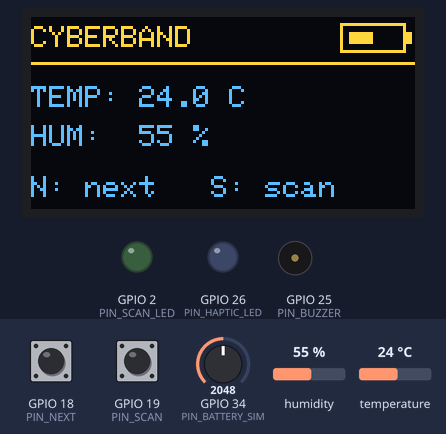
Bench run of a sketch on a simulated ESP32. Parts: 128×64 one-colour display, output pins drawn as LEDs (lit = HIGH), buzzer (waves = sounding). The inputs (shaded band) are chosen by the test bench; at power-on: GPIO 19 (PIN_SCAN) HIGH, GPIO 18 (PIN_NEXT) HIGH, GPIO 34 (PIN_BATTERY_SIM) = 2048, humidity 55 %, temperature 24 °C. The OLED is the two-colour kind (top 16 rows yellow); a WiFi scan finds three made-up networks; what the sketch prints to the serial monitor is not drawn.

Above: at 1.7 s.
1.8 s: GPIO 19 (PIN_SCAN) pulled LOW for 0.15 s
At 2.5 s:
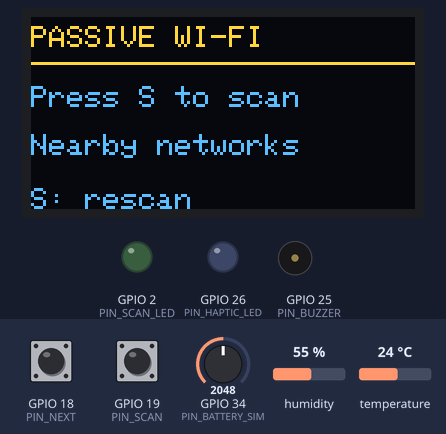
5.5 s: GPIO 18 (PIN_NEXT) pulled LOW for 0.15 s
At 5.9 s:
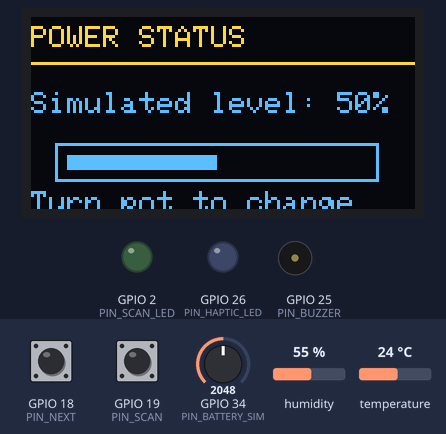
7.1 s: GPIO 34 (PIN_BATTERY_SIM) set to 2125
At 8.4 s:
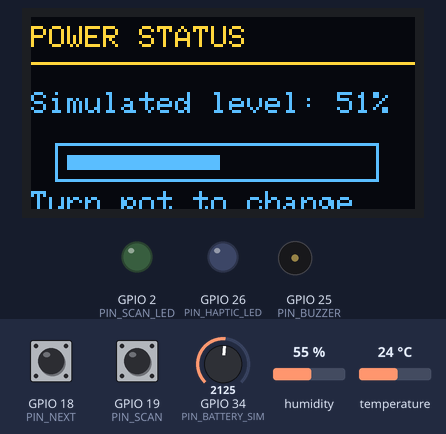
8.7 s: GPIO 34 (PIN_BATTERY_SIM) set to 45
At 9.7 s:
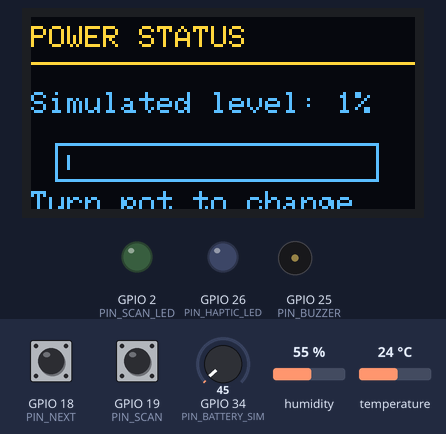
10.2 s: GPIO 34 (PIN_BATTERY_SIM) set to 38
At 10.9 s:
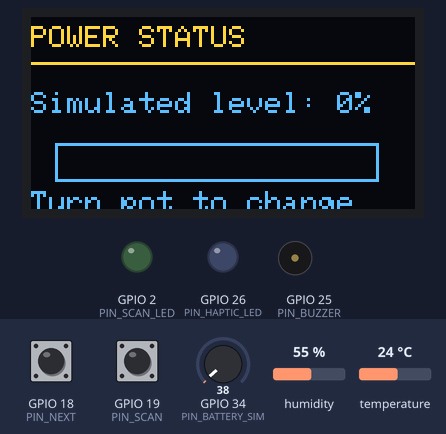
11.7 s: GPIO 18 (PIN_NEXT) pulled LOW for 1 s
At 13.0 s:
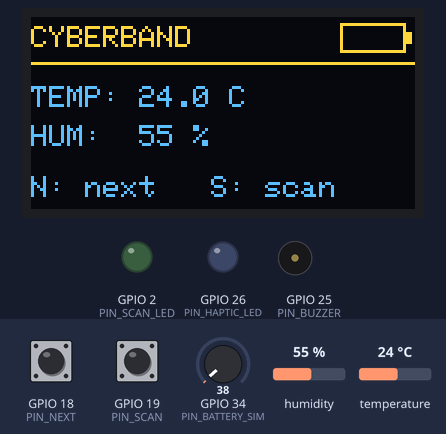
Timing chart, 0 to 14.7 s (numbered marks = the images above; inputs shaded):
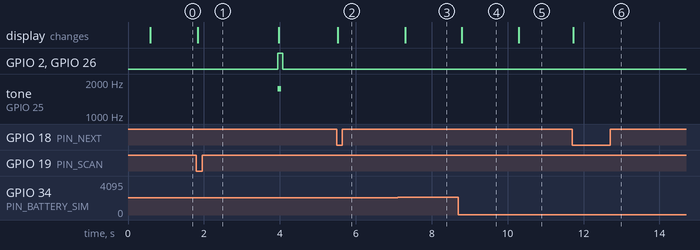

Measured:
- the behaviour switches between 2088 and 2089 on GPIO 34 (PIN_BATTERY_SIM) (found by bisection; images 2 and 3)
- the behaviour switches between 41 and 40 on GPIO 34 (PIN_BATTERY_SIM) (found by bisection; images 4 and 5)
- after the input at 1.8 s, GPIO 2 (PIN_SCAN_LED), GPIO 26 (PIN_HAPTIC_LED): LOW → HIGH after 2.1 s, → LOW 0.13 s later; tone on GPIO 25 (PIN_BUZZER): silent → 1750 Hz after 2.1 s, → silent 0.10 s later; the display: changes at once (image 1)
- after the input at 5.5 s, the display: changes at once (image 2)
- after the input at 7.1 s, the display: changes after 0.20 s (image 3)
- after the input at 8.7 s, the display: changes after 0.10 s (image 4)
- after the input at 10.2 s, the display: changes after 0.10 s (image 5)
- after the input at 11.7 s, the display: changes at once (image 6)

The sketch:

sketch.ino
```cpp
#include <WiFi.h>
#include <Wire.h>
#include <Adafruit_GFX.h>
#include <Adafruit_SSD1306.h>
#include <DHTesp.h>

// CyberBand virtual prototype: passive Wi-Fi discovery, environment, display, alerts.
// It never connects to scanned networks or captures traffic.
constexpr int PIN_SCAN_LED = 2, PIN_DHT = 23, PIN_NEXT = 18, PIN_SCAN = 19;
constexpr int PIN_BUZZER = 25, PIN_HAPTIC_LED = 26, PIN_BATTERY_SIM = 34;
constexpr int PIN_SDA = 21, PIN_SCL = 22, SCREEN_W = 128, SCREEN_H = 64;
constexpr unsigned long SENSOR_INTERVAL = 2200;
Adafruit_SSD1306 display(SCREEN_W, SCREEN_H, &Wire, -1);
DHTesp dht;
enum Screen : uint8_t { HOME, WIFI, BATTERY };
Screen screen = HOME;
float tempC = NAN, humidity = NAN;
int batteryPercent = 0, networkCount = -1, openNetworkCount = 0, firstRssi = 0;
String firstSsid;
bool nextWasDown = false, scanWasDown = false;
unsigned long lastNext = 0, lastScan = 0, lastSensorRead = 0, lastRefresh = 0;
unsigned long scanLedOffAt = 0, hapticLedOffAt = 0;

void updateBatterySimulation() {
  // Potentiometer is a Wokwi control, not a physical battery connection.
  batteryPercent = constrain((analogRead(PIN_BATTERY_SIM) * 100L) / 4095L, 0, 100);
}
void readEnvironment() {
  TempAndHumidity r = dht.getTempAndHumidity();
  if (!isnan(r.temperature) && !isnan(r.humidity)) { tempC = r.temperature; humidity = r.humidity; }
}
void batteryIcon() {
  display.drawRect(103, 2, 22, 10, SSD1306_WHITE); display.fillRect(125, 5, 2, 4, SSD1306_WHITE);
  int w = map(batteryPercent, 0, 100, 0, 16); if (w > 0) display.fillRect(106, 5, w, 4, SSD1306_WHITE);
}
void drawHome() {
  display.clearDisplay(); display.setTextSize(1); display.setTextColor(SSD1306_WHITE);
  display.setCursor(0, 3); display.print("CYBERBAND"); batteryIcon(); display.drawFastHLine(0, 15, 128, SSD1306_WHITE);
  display.setCursor(0, 23); display.print("TEMP: "); if (isnan(tempC)) display.print("--.- C"); else { display.print(tempC, 1); display.print(" C"); }
  display.setCursor(0, 36); display.print("HUM:  "); if (isnan(humidity)) display.print("-- %"); else { display.print(humidity, 0); display.print(" %"); }
  display.setCursor(0, 53); display.print("N: next   S: scan"); display.display();
}
void drawWifi() {
  display.clearDisplay(); display.setTextSize(1); display.setTextColor(SSD1306_WHITE);
  display.setCursor(0, 3); display.print("PASSIVE WI-FI"); display.drawFastHLine(0, 15, 128, SSD1306_WHITE);
  display.setCursor(0, 23);
  if (networkCount < 0) { display.print("Press S to scan"); display.setCursor(0, 39); display.print("Nearby networks"); }
  else {
    display.print("Networks: "); display.print(networkCount); display.setCursor(0, 35); display.print("Open: "); display.print(openNetworkCount);
    display.setCursor(0, 47);
    if (networkCount == 0) display.print("No networks found");
    else { display.print(firstSsid.substring(0, 13)); display.print(" "); display.print(firstRssi); display.print("dBm"); }
  }
  display.setCursor(0, 57); display.print("S: rescan"); display.display();
}
void drawBattery() {
  display.clearDisplay(); display.setTextSize(1); display.setTextColor(SSD1306_WHITE);
  display.setCursor(0, 3); display.print("POWER STATUS"); display.drawFastHLine(0, 15, 128, SSD1306_WHITE);
  display.setCursor(0, 25); display.print("Simulated level: "); display.print(batteryPercent); display.print("%");
  display.drawRect(8, 42, 108, 13, SSD1306_WHITE); int w = map(batteryPercent, 0, 100, 0, 100);
  if (w > 0) display.fillRect(12, 46, w, 5, SSD1306_WHITE);
  display.setCursor(0, 58); display.print("Turn pot to change"); display.display();
}
void drawScreen() { if (screen == HOME) drawHome(); else if (screen == WIFI) drawWifi(); else drawBattery(); }
void signalScanComplete() {
  tone(PIN_BUZZER, 1750, 100); digitalWrite(PIN_SCAN_LED, HIGH); digitalWrite(PIN_HAPTIC_LED, HIGH);
  scanLedOffAt = millis() + 130; hapticLedOffAt = millis() + 130;
}
void scanWifi() {
  screen = WIFI; networkCount = -1; firstSsid = ""; drawScreen();
  Serial.println("Starting passive Wi-Fi scan..."); WiFi.mode(WIFI_STA); WiFi.disconnect(); delay(100);
  int found = WiFi.scanNetworks(false, true); networkCount = found > 0 ? found : 0; openNetworkCount = 0; firstRssi = 0;
  if (found > 0) {
    firstSsid = WiFi.SSID(0); firstRssi = WiFi.RSSI(0);
    for (int i = 0; i < found; i++) if (WiFi.encryptionType(i) == WIFI_AUTH_OPEN) openNetworkCount++;
  } else firstSsid = "";
  WiFi.scanDelete();
  Serial.print("Scan complete: "); Serial.print(networkCount); Serial.print(" network(s), ");
  Serial.print(openNetworkCount); Serial.println(" open"); signalScanComplete(); drawScreen();
}
void setup() {
  Serial.begin(115200); pinMode(PIN_SCAN_LED, OUTPUT); pinMode(PIN_HAPTIC_LED, OUTPUT);
  pinMode(PIN_NEXT, INPUT_PULLUP); pinMode(PIN_SCAN, INPUT_PULLUP); pinMode(PIN_BATTERY_SIM, INPUT);
  Wire.begin(PIN_SDA, PIN_SCL);
  if (!display.begin(SSD1306_SWITCHCAPVCC, 0x3C)) { Serial.println("ERROR: SSD1306 not detected at 0x3C"); while (true) delay(100); }
  dht.setup(PIN_DHT, DHTesp::DHT22); WiFi.mode(WIFI_STA); WiFi.disconnect();
  display.clearDisplay(); display.setTextColor(SSD1306_WHITE); display.setTextSize(1); display.setCursor(0, 20);
  display.println("CYBERBAND"); display.println("Starting..."); display.display();
  Serial.println("CyberBand simulation ready"); delay(500); readEnvironment(); updateBatterySimulation(); drawScreen();
}
void loop() {
  unsigned long now = millis();
  if (now - lastSensorRead >= SENSOR_INTERVAL) { lastSensorRead = now; readEnvironment(); updateBatterySimulation(); }
  bool nextDown = digitalRead(PIN_NEXT) == LOW;
  if (nextDown && !nextWasDown && now - lastNext > 35) { screen = static_cast<Screen>((screen + 1) % 3); lastNext = now; drawScreen(); }
  nextWasDown = nextDown;
  bool scanDown = digitalRead(PIN_SCAN) == LOW;
  if (scanDown && !scanWasDown && now - lastScan > 35) { lastScan = now; scanWifi(); }
  scanWasDown = scanDown;
  if (scanLedOffAt && now >= scanLedOffAt) { digitalWrite(PIN_SCAN_LED, LOW); scanLedOffAt = 0; }
  if (hapticLedOffAt && now >= hapticLedOffAt) { digitalWrite(PIN_HAPTIC_LED, LOW); hapticLedOffAt = 0; }
  if (now - lastRefresh >= 300) { lastRefresh = now; updateBatterySimulation(); drawScreen(); }
}
```
